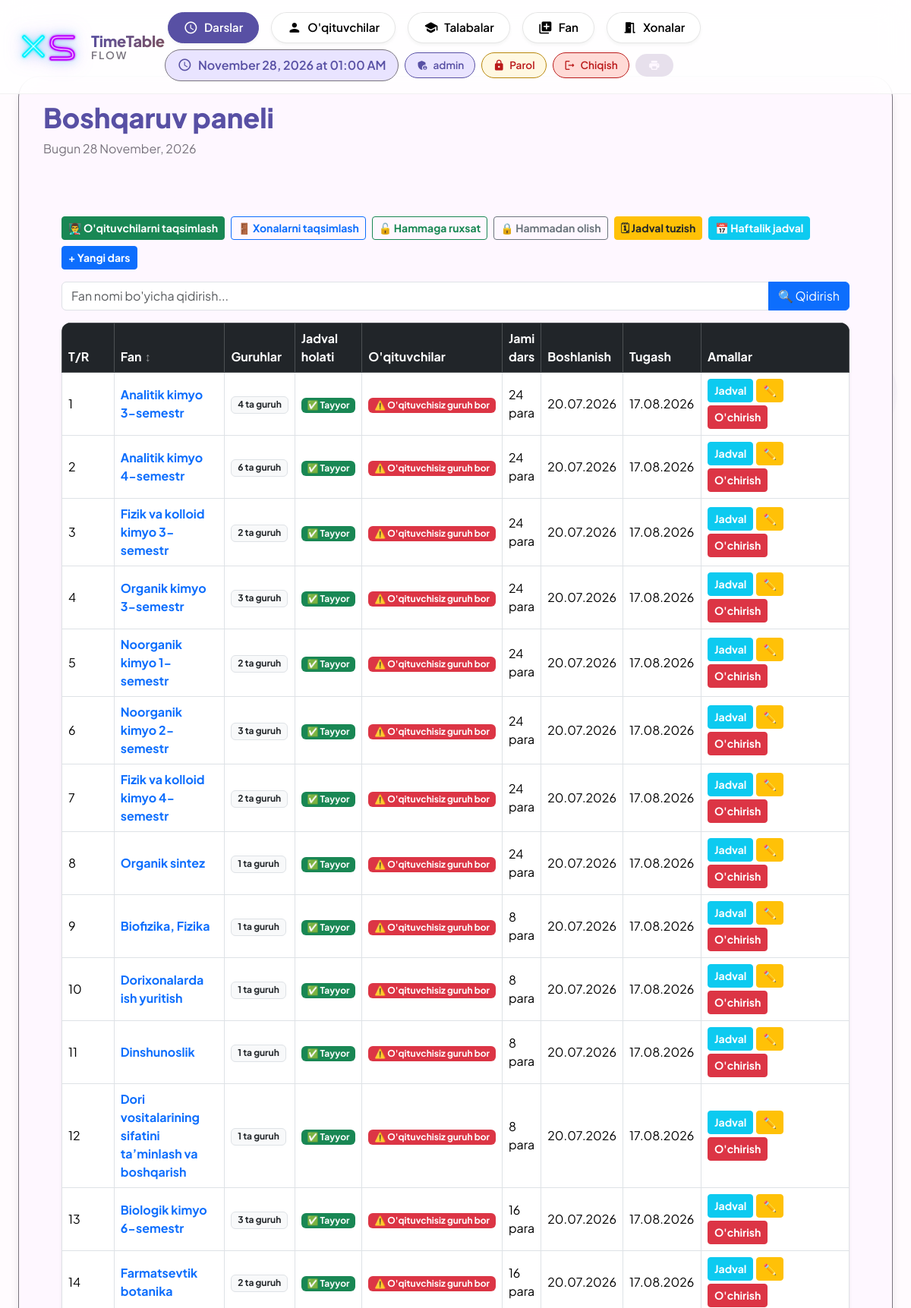
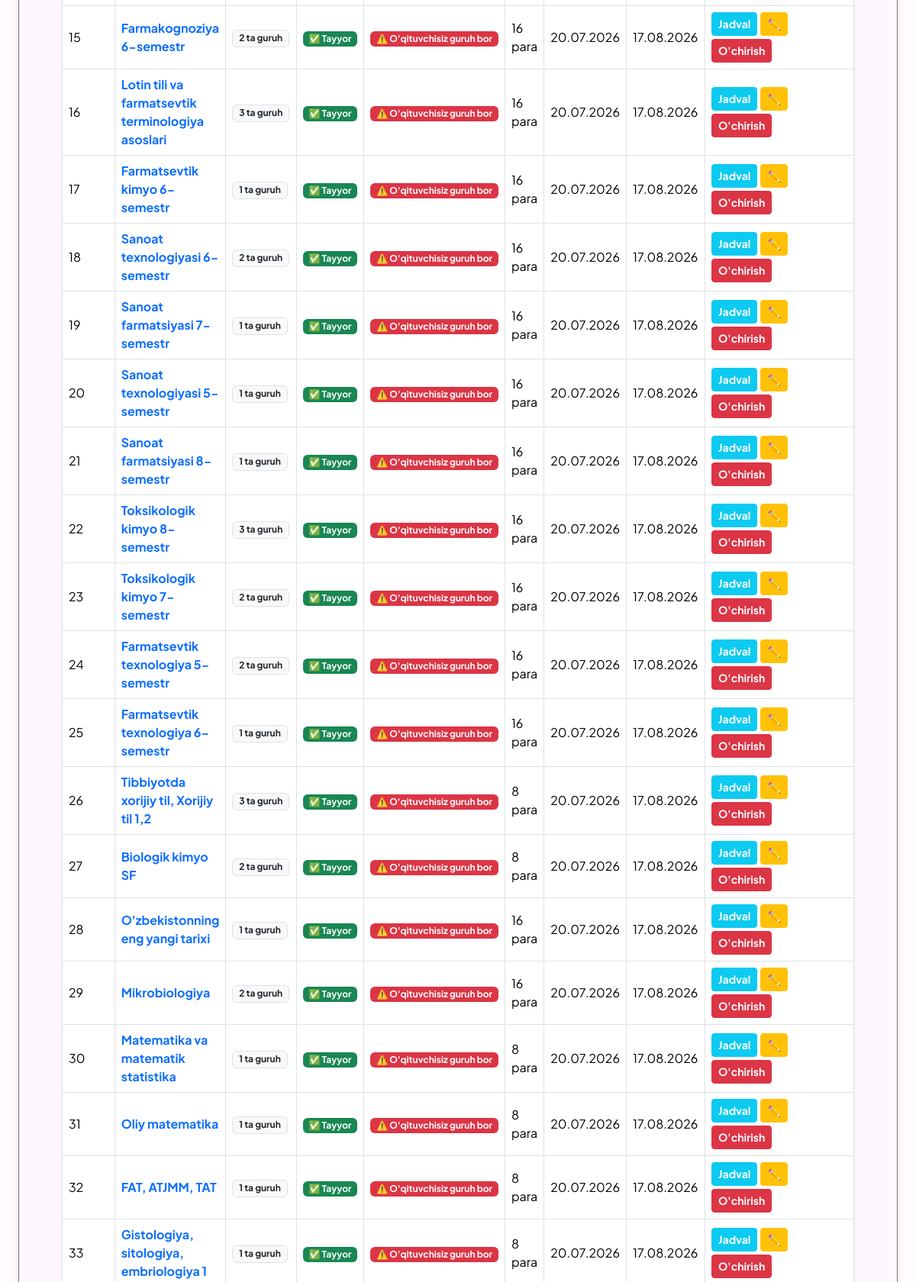
Screenshot of /raspisaniya/lesson/list/ (signed in, upper part) with the database file from the repository (2 pictures, top to bottom).
### raspisaniya/models.py (models this page shows, shortened)
class Course(models.Model):
    subject = models.ForeignKey(Subject, on_delete=models.CASCADE)
    start_date = models.DateField()
    end_date = models.DateField()
    total_lessons = models.PositiveIntegerField()
    lessons_per_week = models.PositiveIntegerField()
    lesson_duration = models.PositiveIntegerField(default=80)
    include_saturday = models.BooleanField(default=False)
    preferred_weekdays = models.JSONField(default=list, blank=True)

class Subject(models.Model):
    name = models.CharField(max_length=100, unique=True)

### raspisaniya/views/lessons.py (the view)
# urls.py: path('lesson/list/', views.lesson_list, name='lesson_list'),
@login_required
def lesson_list(request):
    if is_student(request.user):
        return redirect('student_dashboard')
    if is_teacher(request.user) and not is_admin(request.user):
        return redirect('teacher_dashboard')
    q = request.GET.get('q', '').strip()
    courses = Course.objects.select_related('subject').prefetch_related('groups').all()
    if q:
        courses = courses.filter(subject__name__icontains=q)
    courses_data = []
    for course in courses:
        total = course.groups.count()
        scheduled = course.groups.filter(is_scheduled=True).count()
        has_unassigned = course.groups.filter(teacher__isnull=True).exists()
        courses_data.append({
            'course': course,
            'total_groups': total,
            'scheduled_groups': scheduled,
            'has_unassigned_teachers': has_unassigned,  # HTML shablonimiz uchun yangi flag
        })
    return render(request, "raspisaniya/lesson_list.html", {"courses_data": courses_data, "q": q})

### raspisaniya/views/_shared.py (called while the page is built)
def is_teacher(user):
    return hasattr(user, 'teacher')

def is_student(user):
    return hasattr(user, 'student')

### templates/raspisaniya/lesson_list.html (shortened to what this page needs)
{% extends 'raspisaniya/base.html' %}
{% block content %}
<div class="container-fluid px-4 mt-4">
    <div class="d-flex justify-content-between align-items-center mb-3 flex-wrap gap-2">
        <div>
            <h4 class="mb-0 fw-bold">Darslar ro'yxati</h4>
        </div>
        <div class="d-flex gap-2 flex-wrap align-items-center">
            <form method="post" action="{% url 'assign_teachers_auto' %}" class="d-inline m-0">
                <button type="submit" class="btn btn-success btn-sm fw-bold"
                        onclick="return confirm('Tizimdagi barcha fan va guruhlar uchun o\'qituvchilarni avtomatik (minimal sonda) taqsimlashni boshlaysizmi?')">
                    👨‍🏫 O'qituvchilarni taqsimlash
                </button>
            </form>
            <a href="{% url 'auto_assign_rooms' %}" class="btn btn-outline-primary btn-sm fw-bold">
                🚪 Xonalarni taqsimlash
            </a>
            <button type="button" class="btn btn-outline-success btn-sm fw-bold" onclick="toggleAllPermit(true)">
                🔓 Hammaga ruxsat
            </button>
            <button type="button" class="btn btn-outline-secondary btn-sm fw-bold" onclick="toggleAllPermit(false)">
                🔒 Hammadan olish
            </button>
            <a href="{% url 'build_schedule' %}" class="btn btn-warning btn-sm fw-bold text-dark js-build-schedule-btn">
                🗓 Jadval tuzish
            </a>
            <a href="{% url 'weekly_schedule' %}" class="btn btn-info btn-sm fw-bold text-white">
                📅 Haftalik jadval
            </a>
            <a href="{% url 'lesson_create' %}" class="btn btn-primary btn-sm fw-bold">
                + Yangi dars
            </a>
        </div>
    </div>
    <form method="get" class="mb-3">
        <div class="input-group">
            <input type="text" name="q" value="{{ q }}" class="form-control" placeholder="Fan nomi bo'yicha qidirish...">
            <button type="submit" class="btn btn-primary">🔍 Qidirish</button>
        </div>
    </form>
    {% if courses_data %}
    <div class="card border-0 shadow-sm" style="border-radius:12px; overflow:hidden;">
      <div class="table-responsive">
        <table class="table table-bordered table-hover align-middle mb-0">
            <thead class="table-dark">
                <tr>
                    <th style="width: 70px; color: white;">T/R</th>
                    <th>
                        <a href="?q={{ q }}&sort_by=subject&direction={% if sort_by == 'subject' and direction == 'asc' %}desc{% else %}asc{% endif %}" class="text-decoration-none text-white d-inline-flex align-items-center gap-1">
                            Fan
                            {% if sort_by == 'subject' %}
                                {% if direction == 'asc' %}<span class="text-white">▲</span>{% else %}<span class="text-white">▼</span>{% endif %}
                            {% else %}
                                <span class="text-white" style="opacity: 0.5;">↕</span>
                            {% endif %}
                        </a>
                    </th>
                    <th class="text-white">Guruhlar</th>
                    <th class="text-white">Jadval holati</th>
                    <th class="text-white">O'qituvchilar</th>
                    <th class="text-white">Jami dars</th>
                    <th class="text-white">Boshlanish</th>
                    <th class="text-white">Tugash</th>
                    <th style="width: 200px; color: white;">Amallar</th>
                </tr>
            </thead>
            <tbody>
                {% for item in courses_data %}
                <tr>
                    <td>{{ forloop.counter }}</td>
                    <td><strong class="text-primary">{{ item.course.subject.name }}</strong></td>
                    <td><span class="badge bg-light text-dark border">{{ item.total_groups }} ta guruh</span></td>
                    <td>
                        {% if item.scheduled_groups == item.total_groups and item.total_groups > 0 %}
                            <span class="badge bg-success">✅ Tayyor</span>
                        {% elif item.scheduled_groups == 0 %}
                            <span class="badge bg-danger">⏳ Jadval tuzilmagan</span>
                        {% else %}
                            <span class="badge bg-warning text-dark">⚠ {{ item.scheduled_groups }}/{{ item.total_groups }} tuzilgan</span>
                        {% endif %}
                    </td>
                    <td>
                        {% if item.has_unassigned_teachers %}
                            <span class="badge bg-danger">⚠️ O'qituvchisiz guruh bor</span>
                        {% else %}
                            <span class="badge bg-success">✅ Hammasi biriktirilgan</span>
                        {% endif %}
                    </td>
                    <td>{{ item.course.total_lessons }} para</td>
                    <td>{{ item.course.start_date|date:"d.m.Y" }}</td>
                    <td>{{ item.course.end_date|date:"d.m.Y" }}</td>
                    <td>
                        <div class="d-flex gap-1 flex-wrap">
                            <a href="{% url 'lesson_schedule' item.course.pk %}" class="btn btn-sm btn-info text-white fw-bold">Jadval</a>
                            <a href="{% url 'course_update' item.course.pk %}" class="btn btn-sm btn-warning fw-bold">✏️</a>
                            <a href="{% url 'lesson_delete' item.course.pk %}" class="btn btn-sm btn-danger fw-bold" onclick="return confirm('O\'chirmoqchimisiz?')">O'chirish</a>
                        </div>
                    </td>
                </tr>
                {% endfor %}
            </tbody>
        </table>
      </div>
    </div>
    {% else %}
        <p class="text-muted mt-3">{% if q %}"{{ q }}" bo'yicha hech narsa topilmadi.{% else %}Hali darslar kiritilmagan.{% endif %}</p>
    {% endif %}
</div>
{% endblock %}

### templates/raspisaniya/base.html (shortened to what this page needs)
{% load static %}
<!DOCTYPE html>
<html lang="uz">
<head>
    <link href="https://cdn.jsdelivr.net/npm/bootstrap@5.3.2/dist/css/bootstrap.min.css" rel="stylesheet">
</head>
<body>
    <div class="bubbles" id="bubbles"></div>
    <div class="app-bar" id="appBar">
        <div class="container-fluid px-4">
            <div class="d-flex justify-content-between align-items-center">
                <div class="d-flex align-items-center gap-3">
                    <a href="{% url 'reset_database' %}" class="xs-main-logo" title="Reset Database" style="text-decoration: none; display: inline-block;">
                    </a>
                    <a href="{% url 'lesson_list' %}" class="text-decoration-none">
                        <div style="line-height:1.15;">
                            <div style="font-size:1.25rem;font-weight:800;background:linear-gradient(135deg,var(--md-primary),var(--md-tertiary));-webkit-background-clip:text;-webkit-text-fill-color:transparent;letter-spacing:-0.3px;">TimeTable</div>
                            <div style="font-size:0.85rem;font-weight:600;color:var(--md-outline);letter-spacing:2px;text-transform:uppercase;">Flow</div>
                        </div>
                    </a>
                </div>
                <div class="d-flex gap-2 align-items-center flex-wrap">
                    {% if user.is_authenticated and user.is_superuser %}
                    <div class="d-none d-lg-flex gap-2 align-items-center desktop-menu">
                        <a href="{% url 'lesson_list' %}" class="nav-chip {% if request.resolver_match.url_name == 'lesson_list' %}active{% endif %}">
                            <span class="material-icons-round">schedule</span><span>Darslar</span>
                        </a>
                        <a href="{% url 'teacher_list' %}" class="nav-chip {% if request.resolver_match.url_name == 'teacher_list' %}active{% endif %}">
                            <span class="material-icons-round">person</span><span>O'qituvchilar</span>
                        </a>
                        <a href="{% url 'student_list' %}" class="nav-chip {% if request.resolver_match.url_name == 'student_list' %}active{% endif %}">
                            <span class="material-icons-round">school</span><span>Talabalar</span>
                        </a>
                        <a href="{% url 'subject_list' %}" class="nav-chip {% if request.resolver_match.url_name == 'subject_create' %}active{% endif %}">
                            <span class="material-icons-round">library_add</span><span>Fan</span>
                        </a>
                        <a href="{% url 'room_list' %}" class="nav-chip {% if request.resolver_match.url_name == 'room_list' %}active{% endif %}">
                            <span class="material-icons-round">meeting_room</span><span>Xonalar</span>
                        </a>
                    </div>
                    {% endif %}
                    <div class="current-time d-none d-lg-flex">
                        <span class="material-icons-round">schedule</span>
                        <span id="timeDisplay">--:--</span>
                    </div>
                    {% if user.is_authenticated %}
                    <div class="user-chip">
                        <span class="material-icons-round">
                        </span>
                        <span>{{ user.get_full_name|default:user.username }}</span>
                    </div>
                    <a href="{% url 'change_password' %}" class="logout-chip d-none d-lg-inline-flex" style="background:#fff8e1; color:#b8860b; border-color:#b8860b;">
                        <span class="material-icons-round">lock</span>Parol
                    </a>
                    <a href="{% url 'logout' %}" class="logout-chip d-none d-lg-inline-flex">
                        <span class="material-icons-round">logout</span>Chiqish
                    </a>
                    {% endif %}
                    <button class="md-chip" onclick="window.print()">
                        <span class="material-icons-round">print</span>
                    </button>
                </div>
            </div>
        </div>
    </div>
    <div class="container-fluid px-4">
        <div class="md-surface">
            <div class="d-flex justify-content-between align-items-center mb-4">
                <div>
                    <h1 class="display-small d-inline-flex align-items-center gap-2">
                        {% block page_title %}Boshqaruv paneli{% endblock %}
                    </h1>
                    <p class="body-large">{% block page_subtitle %}Bugun {% now "j F, Y" %}{% endblock %}</p>
                </div>
            </div>
            {% block content %}{% endblock %}
        </div>
    </div>
</body>
</html>

### templates/raspisaniya/base.html (style rules this page uses)
* { margin: 0; padding: 0; box-sizing: border-box; }
:root { --md-primary: #5850a4; --md-primary-container: #e9e4ff; --md-secondary: #625b71; --md-secondary-container: #e8def8; --md-tertiary: #7d5260; --md-tertiary-container: #ffd8e4; --md-surface: #fef7ff; --md-surface-variant: #e7e0ec; --md-background: #fffbfe; --md-error: #ba1a1a; --md-error-container: #ffdad6; --md-outline: #79747e; --md-shadow: 0 4px 6px -2px rgba(0,0,0,0.05), 0 10px 15px -3px rgba(0,0,0,0.1); }
body { font-family: 'Plus Jakarta Sans', sans-serif; background: var(--md-background); color: var(--md-surface); transition: all 0.3s ease; min-height: 100vh; position: relative; }
.bubbles { position: fixed; width: 100%; height: 100%; z-index: -1; overflow: hidden; top: 0; left: 0; }
.app-bar { background: rgba(255,255,255,0.8); backdrop-filter: blur(20px); -webkit-backdrop-filter: blur(20px); border-bottom: 1px solid rgba(0,0,0,0.05); padding: 1rem 0; position: fixed; width: 100%; top: 0; z-index: 1000; transition: all 0.3s ease; }
.nav-chip { display: inline-flex; align-items: center; gap: 8px; padding: 8px 20px; border-radius: 40px; background: rgba(255,255,255,0.9); color: #000000 !important; text-decoration: none; font-weight: 600; font-size: 0.95rem; transition: all 0.2s ease; border: 1px solid rgba(0,0,0,0.1); margin: 0 4px; box-shadow: 0 2px 4px rgba(0,0,0,0.05); }
.nav-chip.active { background: var(--md-primary); color: white !important; border-color: var(--md-primary); }
.nav-chip .material-icons-round { font-size: 1.2rem; color: inherit; }
.user-chip { display: inline-flex; align-items: center; gap: 6px; padding: 6px 14px; border-radius: 40px; background: var(--md-primary-container); color: var(--md-primary) !important; font-weight: 600; font-size: 0.85rem; border: 1px solid var(--md-primary); }
.user-chip .material-icons-round { font-size: 1rem; color: inherit; }
.logout-chip { display: inline-flex; align-items: center; gap: 6px; padding: 6px 14px; border-radius: 40px; background: #ffdad6; color: #ba1a1a !important; font-weight: 600; font-size: 0.85rem; border: 1px solid #ba1a1a; text-decoration: none; transition: all 0.2s ease; }
.logout-chip .material-icons-round { font-size: 1rem; color: inherit; }
.xs-main-logo { display: inline-flex; text-decoration: none; transition: transform 0.25s cubic-bezier(0.4,0,0.2,1), filter 0.25s ease; filter: drop-shadow(0 0 6px rgba(34,211,238,0.4)) drop-shadow(0 0 12px rgba(168,85,247,0.3)); }
.current-time { display: flex; align-items: center; gap: 8px; padding: 8px 16px; background: var(--md-primary-container); border-radius: 32px; color: var(--md-primary); font-weight: 600; border: 1px solid var(--md-outline); }
.current-time .material-icons-round { font-size: 1.2rem; }
.md-surface { background: var(--md-surface); border-radius: 28px; box-shadow: var(--md-shadow); padding: 2rem; margin-top: 100px; margin-bottom: 2rem; border: 1px solid var(--md-outline); transition: all 0.3s ease; animation: surfaceAppear 0.6s ease; }
.md-chip { display: inline-flex; align-items: center; gap: 8px; padding: 6px 16px; border-radius: 32px; background: var(--md-surface-variant); color: var(--md-surface); font-size: 0.9rem; font-weight: 500; border: 1px solid transparent; transition: all 0.2s ease; cursor: pointer; }
.md-chip .material-icons-round { font-size: 1rem; }
.display-small { font-size: 2.25rem; font-weight: 800; line-height: 1.2; color: var(--md-primary); }
.body-large { font-size: 1rem; line-height: 1.5; color: var(--md-outline); }

### rows the page displays
Course: course.subject.name "Analitik kimyo 3-semestr", total_groups "4", course.total_lessons "24", course.start_date "20.07.2026", course.end_date "17.08.2026"
Course: course.subject.name "Analitik kimyo 4-semestr", total_groups "6", course.total_lessons "24", course.start_date "20.07.2026", course.end_date "17.08.2026"
Course: course.subject.name "Fizik va kolloid kimyo 3-semestr", total_groups "2", course.total_lessons "24", course.start_date "20.07.2026", course.end_date "17.08.2026"
Course: course.subject.name "Organik kimyo 3-semestr", total_groups "3", course.total_lessons "24", course.start_date "20.07.2026", course.end_date "17.08.2026"
Course: course.subject.name "Noorganik kimyo 1-semestr", total_groups "2", course.total_lessons "24", course.start_date "20.07.2026", course.end_date "17.08.2026"
Course: course.subject.name "Noorganik kimyo 2-semestr", total_groups "3", course.total_lessons "24", course.start_date "20.07.2026", course.end_date "17.08.2026"
Course: course.subject.name "Fizik va kolloid kimyo 4-semestr", total_groups "2", course.total_lessons "24", course.start_date "20.07.2026", course.end_date "17.08.2026"
Course: course.subject.name "Organik sintez", total_groups "1", course.total_lessons "24", course.start_date "20.07.2026", course.end_date "17.08.2026"
Course: course.subject.name "Biofizika, Fizika", total_groups "1", course.total_lessons "8", course.start_date "20.07.2026", course.end_date "17.08.2026"
Course: course.subject.name "Dorixonalarda ish yuritish", total_groups "1", course.total_lessons "8", course.start_date "20.07.2026", course.end_date "17.08.2026"
Course: course.subject.name "Dinshunoslik", total_groups "1", course.total_lessons "8", course.start_date "20.07.2026", course.end_date "17.08.2026"
Course: course.subject.name "Dori vositalarining sifatini ta’minlash va boshqarish", total_groups "1", course.total_lessons "8", course.start_date "20.07.2026", course.end_date "17.08.2026"
Course: course.subject.name "Biologik kimyo 6-semestr", total_groups "3", course.total_lessons "16", course.start_date "20.07.2026", course.end_date "17.08.2026"
Course: course.subject.name "Farmatsevtik botanika", total_groups "2", course.total_lessons "16", course.start_date "20.07.2026", course.end_date "17.08.2026"
Course: course.subject.name "Farmakognoziya 6-semestr", total_groups "2", course.total_lessons "16", course.start_date "20.07.2026", course.end_date "17.08.2026"
Course: course.subject.name "Lotin tili va farmatsevtik terminologiya asoslari", total_groups "3", course.total_lessons "16", course.start_date "20.07.2026", course.end_date "17.08.2026"
Course: course.subject.name "Farmatsevtik kimyo 6-semestr", total_groups "1", course.total_lessons "16", course.start_date "20.07.2026", course.end_date "17.08.2026"
Course: course.subject.name "Sanoat texnologiyasi 6-semestr", total_groups "2", course.total_lessons "16", course.start_date "20.07.2026", course.end_date "17.08.2026"
Course: course.subject.name "Sanoat farmatsiyasi 7-semestr", total_groups "1", course.total_lessons "16", course.start_date "20.07.2026", course.end_date "17.08.2026"
Course: course.subject.name "Sanoat texnologiyasi 5-semestr", total_groups "1", course.total_lessons "16", course.start_date "20.07.2026", course.end_date "17.08.2026"
Course: course.subject.name "Sanoat farmatsiyasi 8-semestr", total_groups "1", course.total_lessons "16", course.start_date "20.07.2026", course.end_date "17.08.2026"
Course: course.subject.name "Toksikologik kimyo 8-semestr", total_groups "3", course.total_lessons "16", course.start_date "20.07.2026", course.end_date "17.08.2026"
Course: course.subject.name "Toksikologik kimyo 7-semestr", total_groups "2", course.total_lessons "16", course.start_date "20.07.2026", course.end_date "17.08.2026"
Course: course.subject.name "Farmatsevtik texnologiya 5-semestr", total_groups "2", course.total_lessons "16", course.start_date "20.07.2026", course.end_date "17.08.2026"
Course: course.subject.name "Farmatsevtik texnologiya 6-semestr", total_groups "1", course.total_lessons "16", course.start_date "20.07.2026", course.end_date "17.08.2026"
Course: course.subject.name "Tibbiyotda xorijiy til, Xorijiy til 1,2", total_groups "3", course.total_lessons "8", course.start_date "20.07.2026", course.end_date "17.08.2026"
Course: course.subject.name "Biologik kimyo SF", total_groups "2", course.total_lessons "8", course.start_date "20.07.2026", course.end_date "17.08.2026"
Course: course.subject.name "O'zbekistonning eng yangi tarixi", total_groups "1", course.total_lessons "16", course.start_date "20.07.2026", course.end_date "17.08.2026"
Course: course.subject.name "Mikrobiologiya", total_groups "2", course.total_lessons "16", course.start_date "20.07.2026", course.end_date "17.08.2026"
Course: course.subject.name "Matematika va matematik statistika", total_groups "1", course.total_lessons "8", course.start_date "20.07.2026", course.end_date "17.08.2026"
Course: course.subject.name "Oliy matematika", total_groups "1", course.total_lessons "8", course.start_date "20.07.2026", course.end_date "17.08.2026"
Course: course.subject.name "FAT, ATJMM, TAT", total_groups "1", course.total_lessons "8", course.start_date "20.07.2026", course.end_date "17.08.2026"
Course: course.subject.name "Gistologiya, sitologiya, embriologiya 1", total_groups "1", course.total_lessons "8", course.start_date "20.07.2026", course.end_date "17.08.2026"

### other values shown
{{ user.get_full_name|default:user.username }} "admin"
